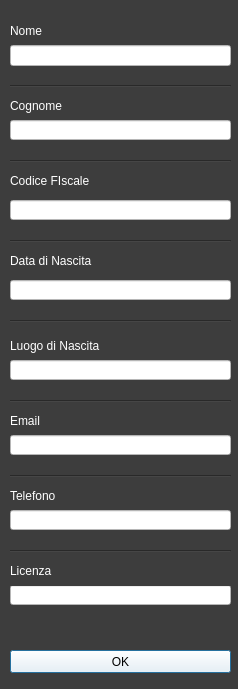
<?xml version="1.0" encoding="UTF-8"?>
<ui version="4.0">
 <class>Dialog</class>
 <widget class="QDialog" name="Dialog">
  <property name="geometry">
   <rect>
    <x>0</x>
    <y>0</y>
    <width>238</width>
    <height>689</height>
   </rect>
  </property>
  <property name="windowTitle">
   <string>Dialog</string>
  </property>
  <property name="styleSheet">
   <string notr="true">QDialog#Dialog{
background-color: rgb(61, 61, 61);
color: rgb(255, 255, 255);}</string>
  </property>
  <widget class="QLabel" name="nome_label">
   <property name="geometry">
    <rect>
     <x>10</x>
     <y>15</y>
     <width>221</width>
     <height>31</height>
    </rect>
   </property>
   <property name="styleSheet">
    <string notr="true">font: 10pt &quot;MS Shell Dlg 2&quot;;
background-color: rgb(61, 61, 61);
color: rgb(255, 255, 255);</string>
   </property>
   <property name="text">
    <string>Nome</string>
   </property>
  </widget>
  <widget class="QLabel" name="cognome_label">
   <property name="geometry">
    <rect>
     <x>10</x>
     <y>90</y>
     <width>221</width>
     <height>31</height>
    </rect>
   </property>
   <property name="styleSheet">
    <string notr="true">font: 10pt &quot;MS Shell Dlg 2&quot;;
background-color: rgb(61, 61, 61);
color: rgb(255, 255, 255);</string>
   </property>
   <property name="text">
    <string>Cognome</string>
   </property>
  </widget>
  <widget class="QLabel" name="codice_fiscale_label">
   <property name="geometry">
    <rect>
     <x>10</x>
     <y>165</y>
     <width>221</width>
     <height>31</height>
    </rect>
   </property>
   <property name="styleSheet">
    <string notr="true">font: 10pt &quot;MS Shell Dlg 2&quot;;
background-color: rgb(61, 61, 61);
color: rgb(255, 255, 255);</string>
   </property>
   <property name="text">
    <string>Codice FIscale</string>
   </property>
  </widget>
  <widget class="QLabel" name="indirizzo_label">
   <property name="geometry">
    <rect>
     <x>10</x>
     <y>245</y>
     <width>221</width>
     <height>31</height>
    </rect>
   </property>
   <property name="styleSheet">
    <string notr="true">font: 10pt &quot;MS Shell Dlg 2&quot;;
background-color: rgb(61, 61, 61);
color: rgb(255, 255, 255);</string>
   </property>
   <property name="text">
    <string>Data di Nascita</string>
   </property>
  </widget>
  <widget class="QPushButton" name="ok_button">
   <property name="geometry">
    <rect>
     <x>10</x>
     <y>650</y>
     <width>221</width>
     <height>23</height>
    </rect>
   </property>
   <property name="cursor">
    <cursorShape>PointingHandCursor</cursorShape>
   </property>
   <property name="styleSheet">
    <string notr="true">background-color: rgb(255, 255, 255);
color: rgb(0, 0, 0);</string>
   </property>
   <property name="text">
    <string>OK</string>
   </property>
  </widget>
  <widget class="QLineEdit" name="nome_lineEdit">
   <property name="geometry">
    <rect>
     <x>10</x>
     <y>45</y>
     <width>221</width>
     <height>21</height>
    </rect>
   </property>
   <property name="styleSheet">
    <string notr="true">background-color: rgb(255, 255, 255);
color: rgb(0, 0, 0);</string>
   </property>
  </widget>
  <widget class="QLineEdit" name="cognome_lineEdit">
   <property name="geometry">
    <rect>
     <x>10</x>
     <y>120</y>
     <width>221</width>
     <height>20</height>
    </rect>
   </property>
   <property name="styleSheet">
    <string notr="true">background-color: rgb(255, 255, 255);
color: rgb(0, 0, 0);</string>
   </property>
  </widget>
  <widget class="Line" name="line">
   <property name="geometry">
    <rect>
     <x>10</x>
     <y>85</y>
     <width>221</width>
     <height>3</height>
    </rect>
   </property>
   <property name="styleSheet">
    <string notr="true">background-color: rgb(61, 61, 61);</string>
   </property>
   <property name="orientation">
    <enum>Qt::Horizontal</enum>
   </property>
  </widget>
  <widget class="Line" name="line_2">
   <property name="geometry">
    <rect>
     <x>10</x>
     <y>160</y>
     <width>221</width>
     <height>3</height>
    </rect>
   </property>
   <property name="styleSheet">
    <string notr="true">background-color: rgb(61, 61, 61);</string>
   </property>
   <property name="orientation">
    <enum>Qt::Horizontal</enum>
   </property>
  </widget>
  <widget class="Line" name="line_3">
   <property name="geometry">
    <rect>
     <x>10</x>
     <y>240</y>
     <width>221</width>
     <height>3</height>
    </rect>
   </property>
   <property name="styleSheet">
    <string notr="true">background-color: rgb(61, 61, 61);</string>
   </property>
   <property name="orientation">
    <enum>Qt::Horizontal</enum>
   </property>
  </widget>
  <widget class="QLabel" name="telefono_label">
   <property name="geometry">
    <rect>
     <x>10</x>
     <y>405</y>
     <width>221</width>
     <height>31</height>
    </rect>
   </property>
   <property name="styleSheet">
    <string notr="true">font: 10pt &quot;MS Shell Dlg 2&quot;;
background-color: rgb(61, 61, 61);
color: rgb(255, 255, 255);</string>
   </property>
   <property name="text">
    <string>Email</string>
   </property>
  </widget>
  <widget class="QLabel" name="email_label">
   <property name="geometry">
    <rect>
     <x>10</x>
     <y>330</y>
     <width>221</width>
     <height>31</height>
    </rect>
   </property>
   <property name="styleSheet">
    <string notr="true">font: 10pt &quot;MS Shell Dlg 2&quot;;
background-color: rgb(61, 61, 61);
color: rgb(255, 255, 255);</string>
   </property>
   <property name="text">
    <string>Luogo di Nascita</string>
   </property>
  </widget>
  <widget class="QLineEdit" name="codice_fiscale_lineEdit">
   <property name="geometry">
    <rect>
     <x>10</x>
     <y>200</y>
     <width>221</width>
     <height>20</height>
    </rect>
   </property>
   <property name="styleSheet">
    <string notr="true">background-color: rgb(255, 255, 255);
color: rgb(0, 0, 0);</string>
   </property>
  </widget>
  <widget class="QLineEdit" name="data_nascita_lineEdit">
   <property name="geometry">
    <rect>
     <x>10</x>
     <y>280</y>
     <width>221</width>
     <height>20</height>
    </rect>
   </property>
   <property name="styleSheet">
    <string notr="true">background-color: rgb(255, 255, 255);
color: rgb(0, 0, 0);</string>
   </property>
  </widget>
  <widget class="QLineEdit" name="luogo_nascita_lineEdit">
   <property name="geometry">
    <rect>
     <x>10</x>
     <y>360</y>
     <width>221</width>
     <height>20</height>
    </rect>
   </property>
   <property name="styleSheet">
    <string notr="true">background-color: rgb(255, 255, 255);
color: rgb(0, 0, 0);</string>
   </property>
  </widget>
  <widget class="QLineEdit" name="email_lineEdit">
   <property name="geometry">
    <rect>
     <x>10</x>
     <y>435</y>
     <width>221</width>
     <height>20</height>
    </rect>
   </property>
   <property name="styleSheet">
    <string notr="true">background-color: rgb(255, 255, 255);
color: rgb(0, 0, 0);</string>
   </property>
  </widget>
  <widget class="Line" name="line_4">
   <property name="geometry">
    <rect>
     <x>10</x>
     <y>320</y>
     <width>221</width>
     <height>3</height>
    </rect>
   </property>
   <property name="styleSheet">
    <string notr="true">background-color: rgb(61, 61, 61);</string>
   </property>
   <property name="orientation">
    <enum>Qt::Horizontal</enum>
   </property>
  </widget>
  <widget class="Line" name="line_5">
   <property name="geometry">
    <rect>
     <x>10</x>
     <y>400</y>
     <width>221</width>
     <height>3</height>
    </rect>
   </property>
   <property name="styleSheet">
    <string notr="true">background-color: rgb(61, 61, 61);</string>
   </property>
   <property name="orientation">
    <enum>Qt::Horizontal</enum>
   </property>
  </widget>
  <widget class="Line" name="line_6">
   <property name="geometry">
    <rect>
     <x>10</x>
     <y>475</y>
     <width>221</width>
     <height>3</height>
    </rect>
   </property>
   <property name="styleSheet">
    <string notr="true">background-color: rgb(61, 61, 61);</string>
   </property>
   <property name="orientation">
    <enum>Qt::Horizontal</enum>
   </property>
  </widget>
  <widget class="QLabel" name="telefono_label_2">
   <property name="geometry">
    <rect>
     <x>10</x>
     <y>480</y>
     <width>221</width>
     <height>31</height>
    </rect>
   </property>
   <property name="styleSheet">
    <string notr="true">font: 10pt &quot;MS Shell Dlg 2&quot;;
background-color: rgb(61, 61, 61);
color: rgb(255, 255, 255);</string>
   </property>
   <property name="text">
    <string>Telefono</string>
   </property>
  </widget>
  <widget class="QLineEdit" name="telefono_lineEdit">
   <property name="geometry">
    <rect>
     <x>10</x>
     <y>510</y>
     <width>221</width>
     <height>20</height>
    </rect>
   </property>
   <property name="styleSheet">
    <string notr="true">background-color: rgb(255, 255, 255);
color: rgb(0, 0, 0);</string>
   </property>
  </widget>
  <widget class="QLineEdit" name="licenza_lineEdit">
   <property name="geometry">
    <rect>
     <x>10</x>
     <y>585</y>
     <width>221</width>
     <height>20</height>
    </rect>
   </property>
   <property name="styleSheet">
    <string notr="true">background-color: rgb(255, 255, 255);
color: rgb(0, 0, 0);</string>
   </property>
  </widget>
  <widget class="QLabel" name="telefono_label_3">
   <property name="geometry">
    <rect>
     <x>10</x>
     <y>555</y>
     <width>221</width>
     <height>31</height>
    </rect>
   </property>
   <property name="styleSheet">
    <string notr="true">font: 10pt &quot;MS Shell Dlg 2&quot;;
background-color: rgb(61, 61, 61);
color: rgb(255, 255, 255);</string>
   </property>
   <property name="text">
    <string>Licenza</string>
   </property>
  </widget>
  <widget class="Line" name="line_7">
   <property name="geometry">
    <rect>
     <x>10</x>
     <y>550</y>
     <width>221</width>
     <height>3</height>
    </rect>
   </property>
   <property name="styleSheet">
    <string notr="true">background-color: rgb(61, 61, 61);</string>
   </property>
   <property name="orientation">
    <enum>Qt::Horizontal</enum>
   </property>
  </widget>
 </widget>
 <resources/>
 <connections/>
</ui>
